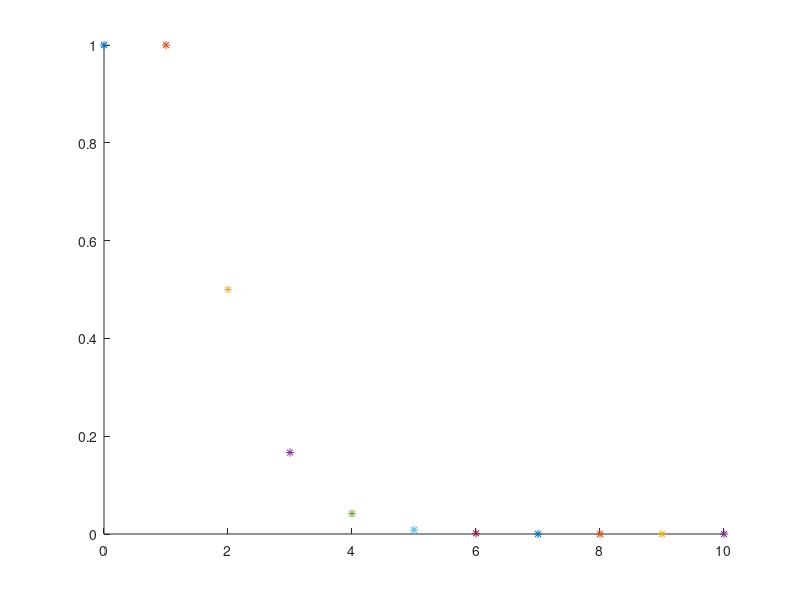

Recreate this plot in MATLAB.
clc
clear;
clf;
n=10;
i=1;
hold on;
b=0;
c=zeros(n,3);
for i=0:n
    a=1/(factorial(i));
    plot(i,a,'*');
    b=a+b;
end